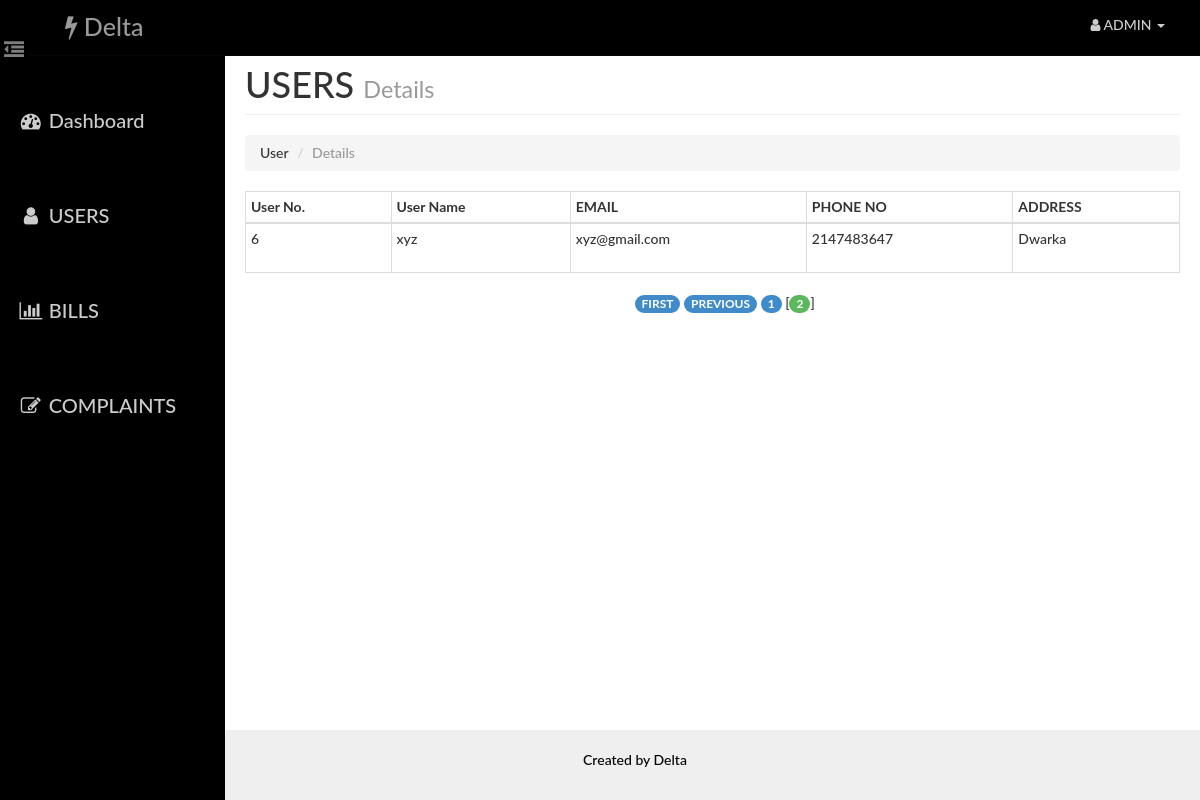
The app's page /admin/users.php?currentpage=2 with its own data.
### tables this page shows
CREATE TABLE `user` (
  `id` int(14) NOT NULL,
  `name` varchar(40) NOT NULL,
  `email` varchar(40) NOT NULL,
  `phone` int(14) NOT NULL,
  `pass` varchar(20) NOT NULL,
  `address` varchar(100) NOT NULL
);

### admin/paging1.php (called while the page is built, shortened)
<?php
    $rowsperpage = 5;
    if (isset($_GET['currentpage']) && is_numeric($_GET['currentpage'])) {
       $currentpage = (int) $_GET['currentpage'];
    } else {
       $currentpage = 1;
    }
    $offset = ($currentpage - 1) * $rowsperpage;
 ?>

### Includes/admin.php (called while the page is built, shortened)
<?php
    function retrieve_users_detail($id,$offset, $rowsperpage)
    {
        require_once("config.php");global $con;
        $query  = "SELECT * FROM user ";
        $query .= " LIMIT {$offset}, {$rowsperpage} ";
        $result = mysqli_query($con,$query);
        return $result;
    }
 ?>

### admin/users.php (the view, shortened to what this page needs)
<?php
    require_once('head_html.php');
    require_once('../Includes/session.php');
    require_once('../Includes/admin.php');
?>
<body>
    <div id="wrapper">
        <?php
            require_once("nav.php");
            require_once("sidebar.php");
        ?>
        <div id="page-content-wrapper">
            <div class="container-fluid">
                <div class="row">
                    <div class="col-lg-12">
                        <h1 class="page-header">
                            USERS
                            <small>Details</small>
                        </h1>
                        <ol class="breadcrumb">
                          <li>User</li>
                          <li class="active">Details</li>
                        </ol>
                        <div class="table-responsive" style="padding-top: 0">
                                <table class="table table-hover table-bordered table-condensed">
                                    <thead>
                                        <tr>
                                            <th>User No.</th>
                                            <th>User Name</th>
                                            <th>EMAIL</th>
                                            <th>PHONE NO</th>
                                            <th>ADDRESS</th>
                                        </tr>
                                    </thead>
                                    <tbody>
                                     <?php
                                            include("paging1.php");
                                            $result = retrieve_users_detail($_SESSION['aid'],$offset, $rowsperpage);
                                            while($row = mysqli_fetch_assoc($result)){
                                            ?>
                                                <tr>
                                                    <td height="50"><?php echo $row['id'] ?></td>
                                                    <td><?php echo $row['name'] ?></td>
                                                    <td><?php echo $row['email'] ?></td>
                                                    <td><?php echo $row['phone'] ?></td>
                                                    <td><?php echo $row['address'] ?></td>
                                                </tr>
                                            <?php } ?>
                                    </tbody>
                                </table>
                                <?php include("paging2.php");  ?>
                        </div>
                    </div>
                </div>
            </div>
        </div>
    </div>
<?php
    require_once("footer.php");
?>
</body>
</html>

### assets/css/dash_admin.css (style rules this page uses)
html { height: 100%; }
body, html { width: 100%; height: 100%; }
body, h1, h2, h3, h4, h5, h6 { font-family: "Lato","Helvetica Neue",Helvetica,Arial,sans-serif; font-weight: 500; }
#wrapper { padding-left: 10px; padding-top: 5px; -webkit-transition: all 0.5s ease; -moz-transition: all 0.5s ease; -o-transition: all 0.5s ease; transition: all 0.5s ease; }
#page-content-wrapper { width: 100%; padding: 15px; min-height:100%; }
@media (min-width:768px) { #wrapper { padding-left: 225px; } }
@media (min-width:768px) { #page-content-wrapper { padding: 20px; } }
.table-responsive { padding-top: 20px; padding-bottom: 20px; }

### records on screen
user: id "6", name "xyz", email "xyz@gmail.com", phone "2147483647", address "Dwarka"
